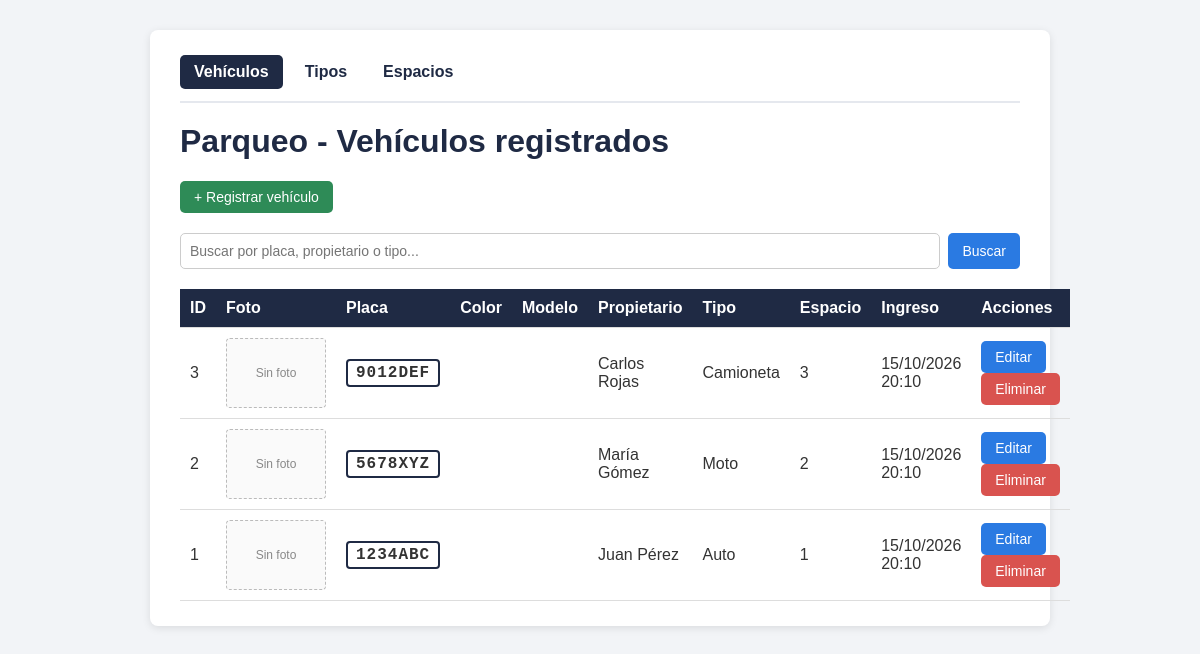
The page / on the database its author committed.
### tables this page shows
CREATE TABLE vehiculo (
    id            INT AUTO_INCREMENT PRIMARY KEY,
    placa         VARCHAR(10)  NOT NULL UNIQUE,
    color         VARCHAR(40)  NOT NULL DEFAULT '',
    modelo        VARCHAR(60)  NOT NULL DEFAULT '',
    propietario   VARCHAR(100) NOT NULL,
    tipo_id       INT          NOT NULL,
    espacio_id    INT          NOT NULL UNIQUE,
    imagenfoto    VARCHAR(255) NOT NULL DEFAULT '',
    fecha_ingreso TIMESTAMP    NOT NULL DEFAULT CURRENT_TIMESTAMP,
    CONSTRAINT fk_vehiculo_tipo    FOREIGN KEY (tipo_id)    REFERENCES tipo_vehiculo(id) ON DELETE RESTRICT ON UPDATE CASCADE,
    CONSTRAINT fk_vehiculo_espacio FOREIGN KEY (espacio_id) REFERENCES espacio(id)       ON DELETE RESTRICT ON UPDATE CASCADE
);

CREATE TABLE tipo_vehiculo (
    id          INT AUTO_INCREMENT PRIMARY KEY,
    nombre      VARCHAR(30)  NOT NULL UNIQUE,
    tarifa_hora DECIMAL(6,2) NOT NULL DEFAULT 0
);

CREATE TABLE espacio (
    id     INT AUTO_INCREMENT PRIMARY KEY,
    numero INT         NOT NULL UNIQUE,
    zona   VARCHAR(50) NOT NULL
);

### controlador/VehiculoController.php (called while the page is built, shortened)
<?php
require_once __DIR__ . '/../modelo/Vehiculo.php';
require_once __DIR__ . '/../modelo/VehiculoDao.php';
class VehiculoController{
    private $dao;
    public function __construct(){
        $this->dao = new VehiculoDao();
    }
    public function index(){
        $busqueda = trim($_GET['buscar'] ?? '');
        if ($busqueda !== '') {
            $vehiculos = $this->dao->buscar($busqueda);
        } else {
            $vehiculos = $this->dao->listar();
        }
        require __DIR__ . '/../vista/vehiculos/index.php';
    }
}

### index.php (called while the page is built, shortened)
<?php
$accion = $_GET['accion'] ?? 'index';
$controlador = new $clase();
$controlador->$accion();

### modelo/VehiculoDao.php (called while the page is built, shortened)
<?php
require_once __DIR__ . '/../config/database.php';
require_once __DIR__ . '/Vehiculo.php';
class VehiculoDao
{
    private $conexion;
    private $baseSelect = "SELECT v.id, v.placa, v.color, v.modelo, v.propietario, v.tipo_id, v.espacio_id, v.imagenfoto, v.fecha_ingreso,
                                  t.nombre AS tipo_nombre, e.numero AS espacio_numero
                           FROM vehiculo v
                           INNER JOIN tipo_vehiculo t ON t.id = v.tipo_id
                           INNER JOIN espacio e ON e.id = v.espacio_id";
    public function __construct()
    {
        $database = new Database();
        $this->conexion = $database->getConexion();
    }
    private function filaAVehiculo($fila){
        return new Vehiculo(
            $fila['id'],
            $fila['placa'],
            $fila['propietario'],
            $fila['tipo_id'],
            $fila['espacio_id'],
            $fila['imagenfoto'],
            $fila['fecha_ingreso'],
            $fila['tipo_nombre'],
            $fila['espacio_numero'],
            $fila['color'],
            $fila['modelo']
        );
    }
    public function listar(){
        $stmt = $this->conexion->query($this->baseSelect . " ORDER BY v.id DESC");
        $vehiculos = [];
        while ($fila = $stmt->fetch(PDO::FETCH_ASSOC)) {
            $vehiculos[] = $this->filaAVehiculo($fila);
        }
        return $vehiculos;
    }
}

### config/database.php (called while the page is built, shortened)
<?php
class Database
{
    private $host = "127.0.0.1";
    private $puerto = "3306";
    private $db_name = "parqueo";
    private $usuario = "root";
    private $password = "";
    public function getConexion()
    {
        $this->conexion = null;
        try {
            $this->conexion = new PDO(
                "mysql:host=" . $this->host . ";port=" . $this->puerto . ";dbname=" . $this->db_name . ";charset=utf8mb4",
                $this->usuario,
                $this->password
            );
            $this->conexion->setAttribute(PDO::ATTR_ERRMODE, PDO::ERRMODE_EXCEPTION);
        } catch (PDOException $e) {
            die("Error de conexión: " . $e->getMessage());
        }
        return $this->conexion;
    }
}

### modelo/Vehiculo.php (called while the page is built, shortened)
<?php
class Vehiculo
{
    private $id;
    private $placa;
    private $propietario;
    private $imagenfoto;
    private $fechaIngreso;
    private $tipoNombre;
    private $espacioNumero;
    public function __construct($id = null, $placa = "", $propietario = "", $tipoId = null, $espacioId = null, $imagenfoto = "", $fechaIngreso = null, $tipoNombre = "", $espacioNumero = null, $color = "", $modelo = ""){
        $this->id = $id;
        $this->placa = $placa;
        $this->propietario = $propietario;
        $this->imagenfoto = $imagenfoto;
        $this->fechaIngreso = $fechaIngreso;
        $this->tipoNombre = $tipoNombre;
        $this->espacioNumero = $espacioNumero;
    }
    public function getId(){ return $this->id; }
    public function getPlaca(){ return $this->placa; }
    public function getPropietario(){ return $this->propietario; }
    public function getImagenfoto(){ return $this->imagenfoto; }
    public function getFechaIngreso(){ return $this->fechaIngreso; }
    public function getTipoNombre(){ return $this->tipoNombre; }
    public function getEspacioNumero(){ return $this->espacioNumero; }
}

### vista/vehiculos/index.php (the view, shortened to what this page needs)
<!DOCTYPE html>
<html lang="es">
<head>
    <link rel="stylesheet" href="public/css/estilos.css">
</head>
<body>
    <div class="contenedor">
        <?php require __DIR__ . '/../partials/menu.php'; ?>
        <h1>Parqueo - Vehículos registrados</h1>
        <a href="index.php?modulo=vehiculo&accion=crear" class="boton boton-agregar">+ Registrar vehículo</a>
        <form action="index.php" method="GET" class="buscador">
            <input type="text" name="buscar" placeholder="Buscar por placa, propietario o tipo..."
                   value="<?= htmlspecialchars($busqueda) ?>">
            <button type="submit" class="boton boton-editar">Buscar</button>
        </form>
        <?php if (empty($vehiculos)): ?>
            <p class="mensaje-vacio">
                <?= $busqueda !== '' ? 'No se encontraron vehículos con ese criterio.' : 'Aún no hay vehículos registrados.' ?>
            </p>
        <?php else: ?>
            <table>
                <thead>
                    <tr>
                        <th>ID</th>
                        <th>Foto</th>
                        <th>Placa</th>
                        <th>Color</th>
                        <th>Modelo</th>
                        <th>Propietario</th>
                        <th>Tipo</th>
                        <th>Espacio</th>
                        <th>Ingreso</th>
                        <th>Acciones</th>
                    </tr>
                </thead>
                <tbody>
                    <?php foreach ($vehiculos as $v): ?>
                        <tr>
                            <td><?= (int)$v->getId() ?></td>
                            <td>
                                <?php if ($v->getImagenfoto() !== ''): ?>
                                    <img src="public/uploads/<?= htmlspecialchars($v->getImagenfoto()) ?>"
                                         alt="Foto del vehículo <?= htmlspecialchars($v->getPlaca()) ?>"
                                         class="foto">
                                <?php else: ?>
                                    <div class="sin-foto">Sin foto</div>
                                <?php endif; ?>
                            </td>
                            <td><span class="placa"><?= htmlspecialchars($v->getPlaca()) ?></span></td>
                            <td><?= htmlspecialchars($v->getColor()) ?></td>
                            <td><?= htmlspecialchars($v->getModelo()) ?></td>
                            <td><?= htmlspecialchars($v->getPropietario()) ?></td>
                            <td><?= htmlspecialchars($v->getTipoNombre()) ?></td>
                            <td><?= (int)$v->getEspacioNumero() ?></td>
                            <td><?= htmlspecialchars(date('d/m/Y H:i', strtotime($v->getFechaIngreso()))) ?></td>
                            <td>
                                <a href="index.php?modulo=vehiculo&accion=editar&id=<?= (int)$v->getId() ?>"
                                   class="boton boton-editar">Editar</a>
                                <form action="index.php?modulo=vehiculo&accion=eliminar" method="POST" class="form-inline"
                                      onsubmit="return confirm('¿Registrar la salida y eliminar este vehículo?');">
                                    <button type="submit" class="boton boton-eliminar">Eliminar</button>
                                </form>
                            </td>
                        </tr>
                    <?php endforeach; ?>
                </tbody>
            </table>
        <?php endif; ?>
    </div>
</body>
</html>

### vista/partials/menu.php
<?php $moduloActual = $_GET['modulo'] ?? 'vehiculo'; ?>
<nav class="menu">
    <a href="index.php?modulo=vehiculo&accion=index" class="<?= $moduloActual === 'vehiculo' ? 'activo' : '' ?>">Vehículos</a>
    <a href="index.php?modulo=tipo&accion=index" class="<?= $moduloActual === 'tipo' ? 'activo' : '' ?>">Tipos</a>
    <a href="index.php?modulo=espacio&accion=index" class="<?= $moduloActual === 'espacio' ? 'activo' : '' ?>">Espacios</a>
</nav>

### public/css/estilos.css (style rules this page uses)
* { box-sizing: border-box; }
body { margin: 0; padding: 30px 15px; font-family: Arial, Helvetica, sans-serif; background-color: #f2f4f7; color: #333; }
.contenedor { max-width: 900px; margin: 0 auto; padding: 25px 30px; background-color: #fff; border-radius: 8px; box-shadow: 0 2px 8px rgba(0, 0, 0, 0.1); }
h1 { margin-top: 0; color: #1f2a44; }
.boton { display: inline-block; padding: 8px 14px; border: none; border-radius: 5px; font-size: 14px; text-decoration: none; color: #fff; cursor: pointer; }
.boton-agregar { background-color: #2e8b57; }
.boton-editar { background-color: #2a7ae2; }
.boton-eliminar { background-color: #d9534f; }
table { width: 100%; margin-top: 20px; border-collapse: collapse; }
th, td { padding: 10px; text-align: left; border-bottom: 1px solid #ddd; vertical-align: middle; }
th { background-color: #1f2a44; color: #fff; }
form input[type="text"], form input[type="number"], form input[type="file"] { width: 100%; padding: 9px; border: 1px solid #ccc; border-radius: 5px; font-size: 14px; }
.buscador { display: flex; gap: 8px; margin-top: 20px; }
.buscador input[type="text"] { flex: 1; padding: 9px; border: 1px solid #ccc; border-radius: 5px; font-size: 14px; }
.sin-foto { display: flex; align-items: center; justify-content: center; width: 100px; height: 70px; border: 1px dashed #bbb; border-radius: 4px; font-size: 12px; color: #888; background-color: #fafafa; }
.placa { display: inline-block; padding: 3px 8px; border: 2px solid #1f2a44; border-radius: 4px; font-family: "Courier New", monospace; font-weight: bold; letter-spacing: 1px; }
.form-inline { display: inline; margin: 0; }
.menu { display: flex; gap: 8px; margin-bottom: 20px; padding-bottom: 12px; border-bottom: 2px solid #e5e8ee; }
.menu a { padding: 8px 14px; border-radius: 5px; text-decoration: none; color: #1f2a44; font-weight: bold; }
.menu a.activo { background-color: #1f2a44; color: #fff; }

### rows shown on the page
vehiculo: id "3", imagenfoto "Sin foto", placa "9012DEF", propietario "Carlos Rojas", tipo.nombre "Camioneta", espacio.numero "3", fecha_ingreso "15/10/2026 20:10"
vehiculo: id "2", imagenfoto "Sin foto", placa "5678XYZ", propietario "María Gómez", tipo.nombre "Moto", espacio.numero "2", fecha_ingreso "15/10/2026 20:10"
vehiculo: id "1", imagenfoto "Sin foto", placa "1234ABC", propietario "Juan Pérez", tipo.nombre "Auto", espacio.numero "1", fecha_ingreso "15/10/2026 20:10"
